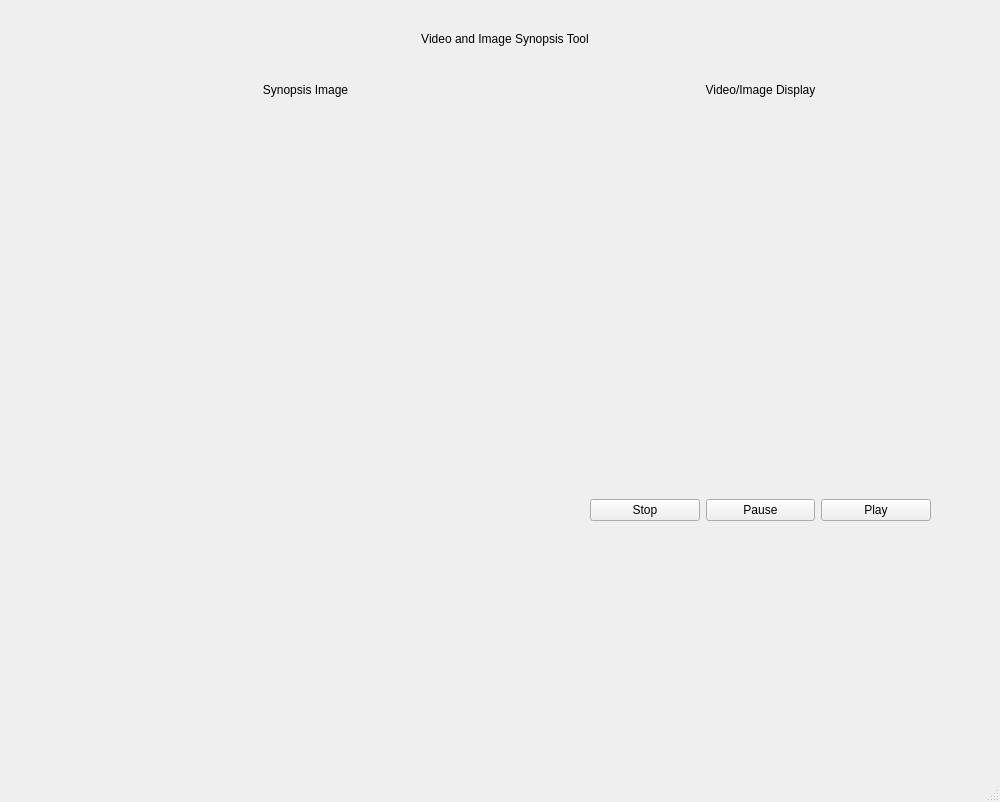
<?xml version="1.0" encoding="UTF-8"?>
<ui version="4.0">
 <class>MainWindow</class>
 <widget class="QMainWindow" name="MainWindow">
  <property name="geometry">
   <rect>
    <x>0</x>
    <y>0</y>
    <width>1000</width>
    <height>802</height>
   </rect>
  </property>
  <property name="windowTitle">
   <string>MainWindow</string>
  </property>
  <widget class="QWidget" name="centralwidget">
   <widget class="QWidget" name="horizontalLayoutWidget">
    <property name="geometry">
     <rect>
      <x>590</x>
      <y>470</y>
      <width>341</width>
      <height>80</height>
     </rect>
    </property>
    <layout class="QHBoxLayout" name="horizontalLayout">
     <item>
      <widget class="QPushButton" name="stopButton">
       <property name="text">
        <string>Stop</string>
       </property>
      </widget>
     </item>
     <item>
      <widget class="QPushButton" name="pauseButton">
       <property name="text">
        <string>Pause</string>
       </property>
      </widget>
     </item>
     <item>
      <widget class="QPushButton" name="playButton">
       <property name="text">
        <string>Play</string>
       </property>
      </widget>
     </item>
    </layout>
   </widget>
   <widget class="QLabel" name="mainLabel">
    <property name="geometry">
     <rect>
      <x>410</x>
      <y>0</y>
      <width>190</width>
      <height>78</height>
     </rect>
    </property>
    <property name="text">
     <string>Video and Image Synopsis Tool</string>
    </property>
    <property name="alignment">
     <set>Qt::AlignCenter</set>
    </property>
   </widget>
   <widget class="QWidget" name="playerWidget" native="true">
    <property name="geometry">
     <rect>
      <x>570</x>
      <y>110</y>
      <width>371</width>
      <height>301</height>
     </rect>
    </property>
   </widget>
   <widget class="QWidget" name="synopsisWidget" native="true">
    <property name="geometry">
     <rect>
      <x>60</x>
      <y>109</y>
      <width>471</width>
      <height>441</height>
     </rect>
    </property>
   </widget>
   <widget class="QLabel" name="label">
    <property name="geometry">
     <rect>
      <x>230</x>
      <y>80</y>
      <width>151</width>
      <height>20</height>
     </rect>
    </property>
    <property name="text">
     <string>Synopsis Image</string>
    </property>
    <property name="alignment">
     <set>Qt::AlignCenter</set>
    </property>
   </widget>
   <widget class="QLabel" name="label_2">
    <property name="geometry">
     <rect>
      <x>670</x>
      <y>80</y>
      <width>181</width>
      <height>20</height>
     </rect>
    </property>
    <property name="text">
     <string>Video/Image Display</string>
    </property>
    <property name="alignment">
     <set>Qt::AlignCenter</set>
    </property>
   </widget>
  </widget>
  <widget class="QMenuBar" name="menubar">
   <property name="geometry">
    <rect>
     <x>0</x>
     <y>0</y>
     <width>1000</width>
     <height>22</height>
    </rect>
   </property>
  </widget>
  <widget class="QStatusBar" name="statusbar"/>
 </widget>
 <resources/>
 <connections/>
</ui>
